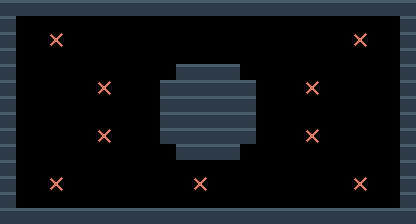

This game map was drawn from its Tiled (.tmx) file and the tilesets committed beside it. A one-line description and the full map source follow:
An orthogonal 26x14 tile map with 16x16 px tiles, 2 tile layers (terreno, marcadores).

<map version="1.10" tiledversion="1.11.0" orientation="orthogonal" renderorder="right-down" width="26" height="14" tilewidth="16" tileheight="16" infinite="0" nextlayerid="3" nextobjectid="1">
 <properties>
  <property name="tipo" value="raz_combate" />
  <property name="nombre" value="latido" />
 </properties>
 <tileset firstgid="1" source="muelle.tsx" />
 <layer id="1" name="terreno" width="26" height="14">
  <data encoding="csv">
1,1,1,1,1,1,1,1,1,1,1,1,1,1,1,1,1,1,1,1,1,1,1,1,1,1,
1,0,0,0,0,0,0,0,0,0,0,0,0,0,0,0,0,0,0,0,0,0,0,0,0,1,
1,0,0,0,0,0,0,0,0,0,0,0,0,0,0,0,0,0,0,0,0,0,0,0,0,1,
1,0,0,0,0,0,0,0,0,0,0,0,0,0,0,0,0,0,0,0,0,0,0,0,0,1,
1,0,0,0,0,0,0,0,0,0,0,1,1,1,1,0,0,0,0,0,0,0,0,0,0,1,
1,0,0,0,0,0,0,0,0,0,1,1,1,1,1,1,0,0,0,0,0,0,0,0,0,1,
1,0,0,0,0,0,0,0,0,0,1,1,1,1,1,1,0,0,0,0,0,0,0,0,0,1,
1,0,0,0,0,0,0,0,0,0,1,1,1,1,1,1,0,0,0,0,0,0,0,0,0,1,
1,0,0,0,0,0,0,0,0,0,1,1,1,1,1,1,0,0,0,0,0,0,0,0,0,1,
1,0,0,0,0,0,0,0,0,0,0,1,1,1,1,0,0,0,0,0,0,0,0,0,0,1,
1,0,0,0,0,0,0,0,0,0,0,0,0,0,0,0,0,0,0,0,0,0,0,0,0,1,
1,0,0,0,0,0,0,0,0,0,0,0,0,0,0,0,0,0,0,0,0,0,0,0,0,1,
1,0,0,0,0,0,0,0,0,0,0,0,0,0,0,0,0,0,0,0,0,0,0,0,0,1,
1,1,1,1,1,1,1,1,1,1,1,1,1,1,1,1,1,1,1,1,1,1,1,1,1,1
</data>
 </layer>
 <layer id="2" name="marcadores" width="26" height="14">
  <data encoding="csv">
0,0,0,0,0,0,0,0,0,0,0,0,0,0,0,0,0,0,0,0,0,0,0,0,0,0,
0,0,0,0,0,0,0,0,0,0,0,0,0,0,0,0,0,0,0,0,0,0,0,0,0,0,
0,0,0,3,0,0,0,0,0,0,0,0,0,0,0,0,0,0,0,0,0,0,3,0,0,0,
0,0,0,0,0,0,0,0,0,0,0,0,0,0,0,0,0,0,0,0,0,0,0,0,0,0,
0,0,0,0,0,0,0,0,0,0,0,0,0,0,0,0,0,0,0,0,0,0,0,0,0,0,
0,0,0,0,0,0,3,0,0,0,0,0,0,0,0,0,0,0,0,3,0,0,0,0,0,0,
0,0,0,0,0,0,0,0,0,0,0,0,0,0,0,0,0,0,0,0,0,0,0,0,0,0,
0,0,0,0,0,0,0,0,0,0,0,0,0,0,0,0,0,0,0,0,0,0,0,0,0,0,
0,0,0,0,0,0,3,0,0,0,0,0,0,0,0,0,0,0,0,3,0,0,0,0,0,0,
0,0,0,0,0,0,0,0,0,0,0,0,0,0,0,0,0,0,0,0,0,0,0,0,0,0,
0,0,0,0,0,0,0,0,0,0,0,0,0,0,0,0,0,0,0,0,0,0,0,0,0,0,
0,0,0,3,0,0,0,0,0,0,0,0,3,0,0,0,0,0,0,0,0,0,3,0,0,0,
0,0,0,0,0,0,0,0,0,0,0,0,0,0,0,0,0,0,0,0,0,0,0,0,0,0,
0,0,0,0,0,0,0,0,0,0,0,0,0,0,0,0,0,0,0,0,0,0,0,0,0,0
</data>
 </layer>
</map>
